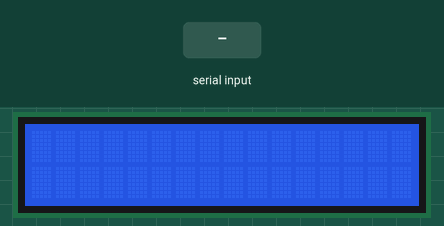
A sketch run on a simulated Arduino Uno, built with avr-gcc and run on an emulated ATmega328P. Shown: 16×2 character LCD. The test bench sets the inputs (shaded band). What the sketch prints to the serial monitor is not drawn.

Above: at 1.2 s.
1.3 s: "1\n" received over Serial
At 2.2 s:
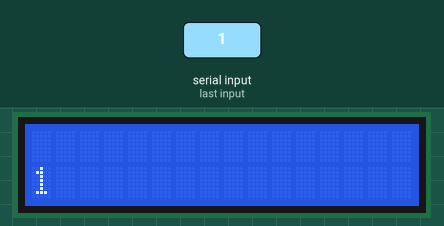
2.8 s: "0\n" received over Serial
At 3.4 s:
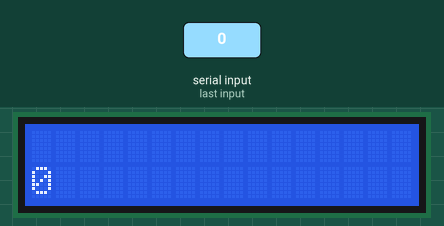
4.3 s: "2\n" received over Serial
At 5.7 s:
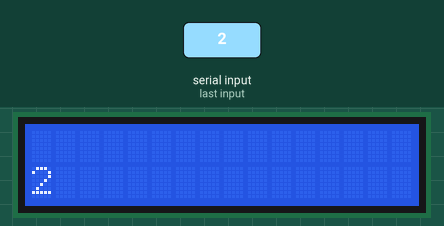
Timing chart, 0 to 7.3 s (numbered marks = the images above; inputs shaded):
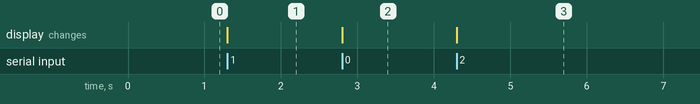

The sketch:

input_from_serialmonitor.ino
```cpp
#include <LiquidCrystal.h>
const int rs = 7, en = 6, d4 = 5, d5 = 4, d6 = 3, d7 = 2;    //7,6,5,4,3,2
LiquidCrystal lcd(rs, en, d4, d5, d6, d7);
void setup() {
  Serial.begin(115200);
  lcd.begin(16,2);
  }

   char rx_byte = 0;
   String rx_str = "";

    void loop() {
    if (Serial.available() > 0) {
    rx_byte = Serial.read();

    if (rx_byte != '\n') {
      rx_str += rx_byte;
    }
    else {
      Serial.println(rx_str);
      lcd.setCursor(0,1);
      lcd.print(rx_str);
      rx_str = "";
      Serial.println("");
    }
    }
    }
```

Measured:
- after the input at 1.3 s, the display: changes at once (image 1)
- after the input at 2.8 s, the display: changes at once (image 2)
- after the input at 4.3 s, the display: changes at once (image 3)
